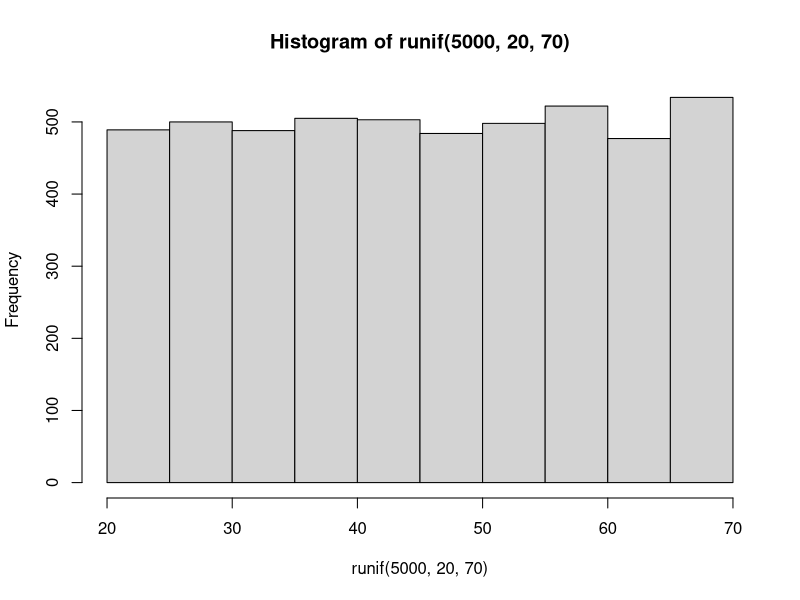
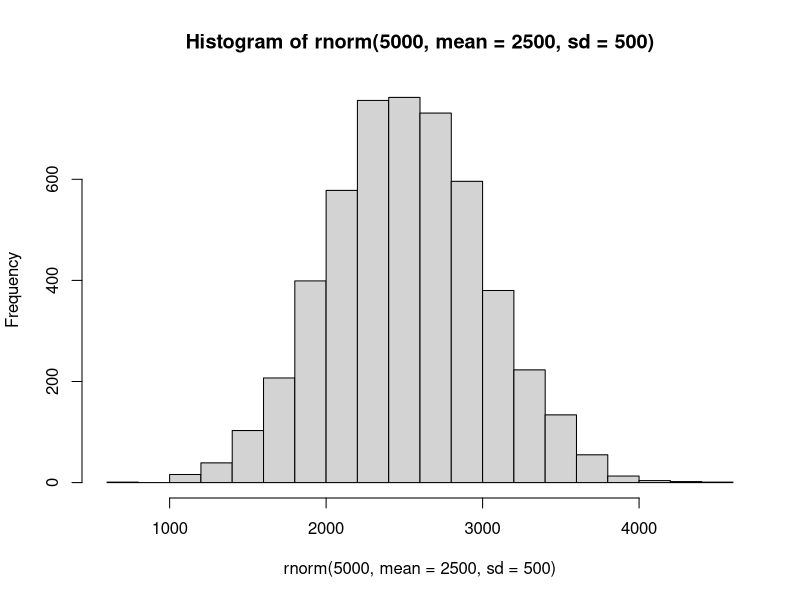
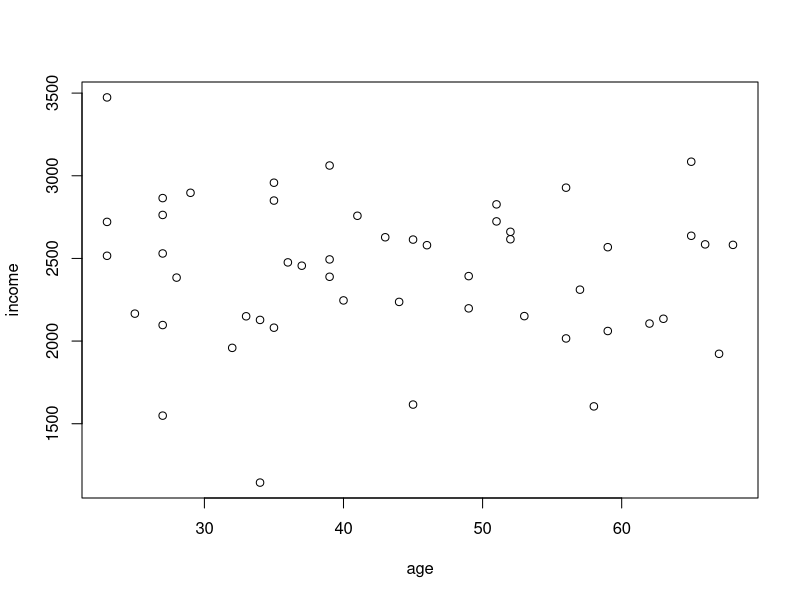
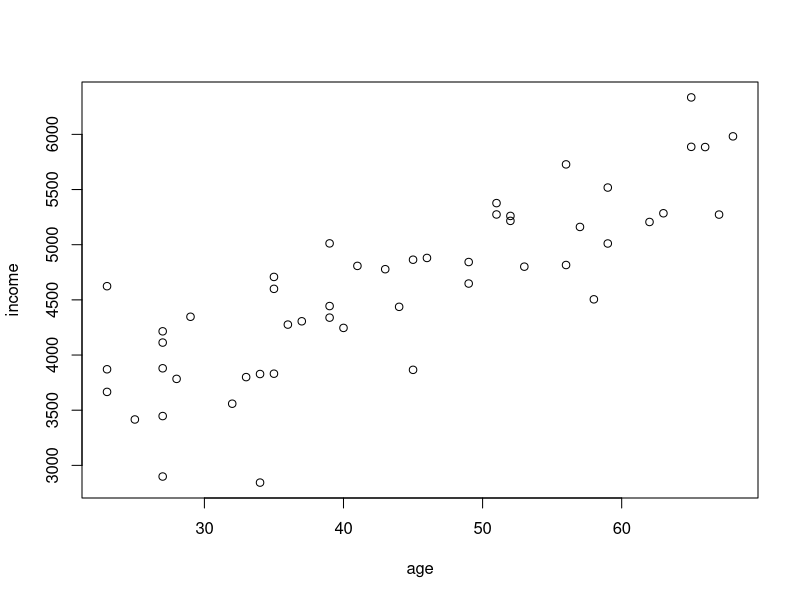

Write R code to recreate these figures, in order.
nr_of_observations <- 50

nr_of_observations


1:nr_of_observations

userid <- 1:nr_of_observations
runif(nr_of_observations, min = 20, max = 70)
as.integer(runif(nr_of_observations, min = 20, max = 70))

userage <- as.integer(
    runif(nr_of_observations, min = 20, max = 70)
);

hist(runif(5000, 20, 70))
rnorm(nr_of_observations, mean = 2500, sd = 500)
hist(rnorm(5000, mean = 2500, sd = 500))

userincome <- as.integer(
     rnorm(nr_of_observations, mean = 2500, sd = 500)
);

data.frame(age = userage, income = userincome)

plot(data.frame(age = userage, income = userincome))

plot(data.frame(age = userage, income = userincome + 50 * userage))

# solution
nr_of_observations <- 50
min_age <- 20
max_age <- 65
age_multiplication_factor <- 50
mean_income <- 2500
income_stadard_deviation <- 500


user_age <- as.integer(
    runif(nr_of_observations, min = min_age, max = max_age)
)

user_income <- as.integer(
     rnorm(nr_of_observations, mean = mean_income , sd = income_stadard_deviation )
) + age_multiplication_factor * user_age

my_dummy_dataset <- data.frame(age = user_age, income = user_income)




















# add id col:
my_dummy_dataset <- data.frame(id = 1:nr_of_observations, age = user_age, income = user_income)

